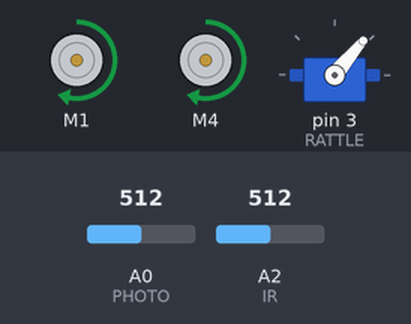
Bench run of a sketch on a simulated Arduino Uno, built with avr-gcc and run on an emulated ATmega328P. On the bench: 2 × DC motor (green arrow = forward, orange = backward, longer = faster), servo. The test bench sets the inputs (shaded band); at power-on: A0 (PHOTO) = 512, A2 (IR) = 512. What the sketch prints to the serial monitor is not drawn.

Above: at 1.2 s.
1.3 s: A0 (PHOTO) set to 621
5.4 s: A0 (PHOTO) set to 646
At 9.1 s:
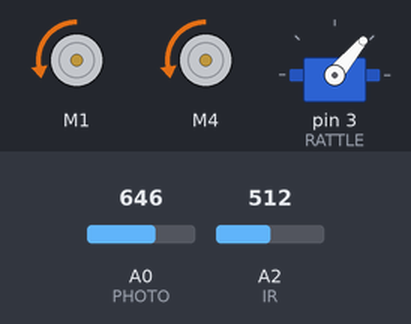
9.5 s: A0 (PHOTO) set to 716
13.0 s: A0 (PHOTO) set to 1023
14.5 s: A0 (PHOTO) set to 1008
16.0 s: A0 (PHOTO) set to 900
At 16.3 s:
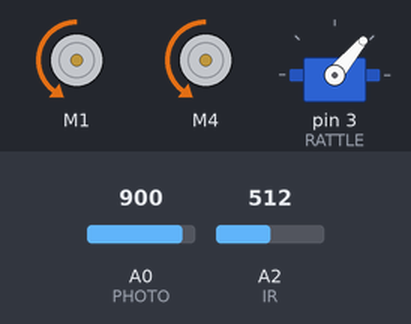
Timing chart, 0 to 18.5 s (numbered marks = the images above; inputs shaded):
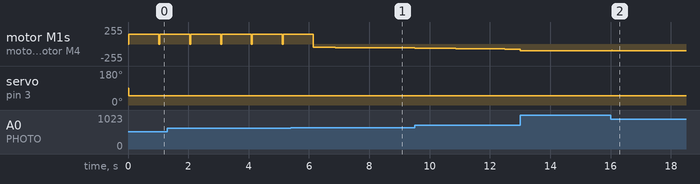

Measured:
- the behaviour switches between 629 and 630 on A0 (PHOTO) (found by bisection; images 0 and 1)
- after the input at 14.5 s, every drawn part: stays the same
- after the input at 16.0 s, motor M1, motor M4: backward 100/255 → backward 96/255 at once, → backward 100/255 0.03 s later

The sketch:

Rattlesnake.ino
```cpp
#include <Adafruit_MotorShield.h>
#include <Servo.h>

Adafruit_MotorShield AFMS = Adafruit_MotorShield();
Adafruit_DCMotor *leftMotor  = AFMS.getMotor(1);  // M1 terminal
Adafruit_DCMotor *rightMotor = AFMS.getMotor(4);  // M4 terminal

const byte PHOTO = A0;  //photodiode
const byte IR = A2; // IR sensor
const uint8_t RATTLE = 3; // rattle servo port
const float lightThreshold = 630.0; // below this = dark enough, stop
const int BASE_SPEED = 50; // cruising speed, 0-255
const int rattleThreshold = 650; // furthest distance where it will rattle, in mm
const int lungeThreshold = 250; // furthest distance where it will lunge, in mm
const int RATTLE_CENTER = 50; // center of oscilation of rattle
const int RATTLE_AMPLITUDE = 75; // how far the rattle will go from RATTLE_CENTER, ing deg
const float RATTLE_SPEED = 0.004; // scale the rattle's speed from ms to rad
const int LUNGE_TIME = 1000; // the time the snake will take to lunge, in ms
Servo rattleServo; // the servo that controls the rattle

const uint8_t HIDING = 0; // for when the snake is trying to go somewhere darker
const uint8_t WAITING = 1; // for when the snake is not in motion
const uint8_t LUNGING = 2; // for when the snake is lunging at a predator

uint8_t state = HIDING;
uint16_t rattlingAmount = 0;
unsigned long lungeStart;

// PID state: global so findDarkness() can use it
float integral = 0;
float prevError = 0;
unsigned long prevTime = 0;

void setup() {
  // Connect to the serial port for debugging
  Serial.begin(9600);

  // Setup the connections to the Arduino
  pinMode(PHOTO, INPUT);
  if (!AFMS.begin()) {
    Serial.println("Shield not found");
    while (1);
  }
  leftMotor->run(RELEASE);
  rightMotor->run(RELEASE);
  rattleServo.attach(RATTLE);

  // record the starting time
  prevTime = millis();
}

void findDarkness(const byte photoPin, const float lThreshold, const int baseSpeed) {
  // --- Timing ---
  unsigned long now = millis();
  float dt = (now - prevTime) / 1000.0;  // seconds since last call
  if (dt <= 0) return;
  prevTime = now;

  // --- Sensors ---
  float reading = analogRead(photoPin);

  //Serial.println("light: " + reading);
  float error = reading-lThreshold;            // setpoint is 0: both sides equally bright

  // --- Found darkness: stop ---
  //if (left < lThreshold && right < lThreshold) {
  if (reading<lThreshold) {
    leftMotor->run(RELEASE);
    rightMotor->run(RELEASE);
    integral = 0;
    prevError = error;
    state = WAITING;
    return;
  }

  // --- PID ---
  float kp = 0.1;
  float ki = 0.05;
  float kd = 0.001;

  integral += error * dt;
  integral = constrain(integral, -500, 500);   // anti-windup
  float derivative = (error - prevError) / dt;
  prevError = error;

  float output = kp * error + ki * integral + kd * derivative;
  int speed = int(output);


  // --- Drive motors ---
  int motorSpeed = baseSpeed + speed;
  Serial.println("unclamped: " + motorSpeed);
  motorSpeed = constrain(motorSpeed, 0, 100);
  Serial.println("clamped: " + motorSpeed);
  leftMotor->setSpeed(motorSpeed);
  rightMotor->setSpeed(motorSpeed);
  leftMotor->run(BACKWARD);
  rightMotor->run(BACKWARD);
}

void watchForPredators() {
  // Scan with the IR sensor.
  uint16_t scan1 = analogRead(IR);
  uint16_t scan2 = analogRead(IR);
  uint16_t scan3 = analogRead(IR);

  // Calculate the distance in milimeters.
  float voltage = min(min(scan1, scan2), scan3);
  voltage = voltage * 5 / 1024;
  int distance = 94.6 * pow(voltage, 4) +
    -722.6 * pow(voltage, 3) +
    2121.1 * pow(voltage, 2) +
    -3072.9 * voltage +
    2228.1;
  distance = constrain(distance, 200, 1000);
  if(voltage == 0) {
    distance = 1000;
  }

  // Rattle if too close
  if(distance < rattleThreshold) {
    rattlingAmount = RATTLE_AMPLITUDE;
  }
  else {
    rattlingAmount = 0;
  }

  // Lunge if too close
  if(distance < lungeThreshold) {
    state = LUNGING;
    rattlingAmount = 0;
    lungeStart = millis();
  }
}

void loop() {
  Serial.println(state);
  // Execute state specific actions:
  if(state == HIDING) {
    // If hiding, go backwards into the cave
    findDarkness(PHOTO, lightThreshold, BASE_SPEED);
  }
  else if(state == WAITING) {
    // If waiting, check for predators
    watchForPredators();

    // Move the rattle
    uint16_t rattlePos = RATTLE_CENTER + rattlingAmount * sin(float(millis()) * RATTLE_SPEED);
    rattleServo.write(rattlePos);
  }
  else if(state == LUNGING) {
    // If lunging, move forward at max speed for LUNGE_TIME then start hiding
    if(millis() - lungeStart < LUNGE_TIME) {
      leftMotor->setSpeed(150);
      rightMotor->setSpeed(150);
      leftMotor->run(FORWARD);
      rightMotor->run(FORWARD);
    }
    else {
      state = HIDING;
      leftMotor->setSpeed(0);
      rightMotor->setSpeed(0);
    }
  }
  else {
    Serial.println("No Vlaid State!");
  }

  // Delay before the next frame
  delay(10);
}
```
